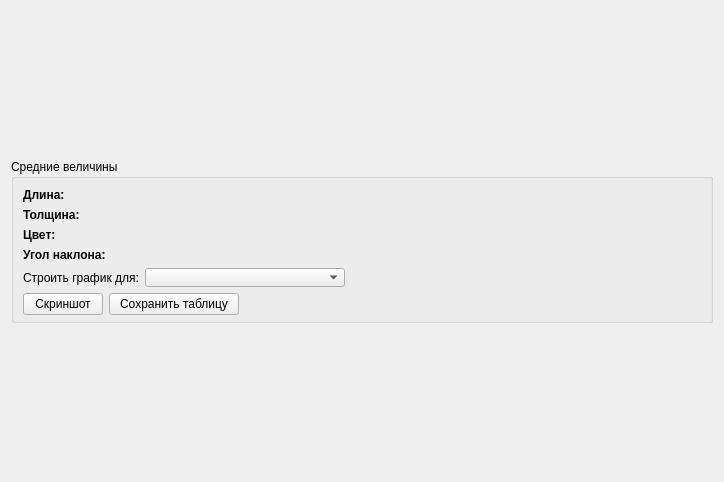
<?xml version="1.0" encoding="UTF-8"?>
<ui version="4.0">
 <class>Diagram</class>
 <widget class="QWidget" name="Diagram">
  <property name="geometry">
   <rect>
    <x>0</x>
    <y>0</y>
    <width>724</width>
    <height>482</height>
   </rect>
  </property>
  <property name="windowTitle">
   <string>Form</string>
  </property>
  <layout class="QGridLayout" name="gridLayout_2">
   <item row="0" column="0">
    <layout class="QGridLayout" name="gridLayout">
     <item row="0" column="0">
      <widget class="QGroupBox" name="groupBox">
       <property name="minimumSize">
        <size>
         <width>0</width>
         <height>164</height>
        </size>
       </property>
       <property name="maximumSize">
        <size>
         <width>16777215</width>
         <height>164</height>
        </size>
       </property>
       <property name="title">
        <string>Средние величины</string>
       </property>
       <layout class="QVBoxLayout" name="verticalLayout">
        <item>
         <widget class="QLabel" name="label">
          <property name="font">
           <font>
            <pointsize>9</pointsize>
            <weight>75</weight>
            <bold>true</bold>
           </font>
          </property>
          <property name="text">
           <string>Длина:</string>
          </property>
         </widget>
        </item>
        <item>
         <widget class="QLabel" name="label_2">
          <property name="font">
           <font>
            <pointsize>9</pointsize>
            <weight>75</weight>
            <bold>true</bold>
           </font>
          </property>
          <property name="text">
           <string>Толщина:</string>
          </property>
         </widget>
        </item>
        <item>
         <widget class="QLabel" name="label_3">
          <property name="font">
           <font>
            <pointsize>9</pointsize>
            <weight>75</weight>
            <bold>true</bold>
           </font>
          </property>
          <property name="text">
           <string>Цвет:</string>
          </property>
         </widget>
        </item>
        <item>
         <widget class="QLabel" name="label_4">
          <property name="font">
           <font>
            <pointsize>9</pointsize>
            <weight>75</weight>
            <bold>true</bold>
           </font>
          </property>
          <property name="text">
           <string>Угол наклона:</string>
          </property>
         </widget>
        </item>
        <item>
         <layout class="QHBoxLayout" name="horizontalLayout">
          <item>
           <widget class="QLabel" name="label_5">
            <property name="sizePolicy">
             <sizepolicy hsizetype="Preferred" vsizetype="Preferred">
              <horstretch>0</horstretch>
              <verstretch>0</verstretch>
             </sizepolicy>
            </property>
            <property name="font">
             <font>
              <pointsize>9</pointsize>
             </font>
            </property>
            <property name="text">
             <string>Строить график для:</string>
            </property>
           </widget>
          </item>
          <item>
           <widget class="QComboBox" name="comboBox">
            <property name="sizePolicy">
             <sizepolicy hsizetype="Fixed" vsizetype="Fixed">
              <horstretch>0</horstretch>
              <verstretch>0</verstretch>
             </sizepolicy>
            </property>
            <property name="minimumSize">
             <size>
              <width>200</width>
              <height>0</height>
             </size>
            </property>
           </widget>
          </item>
          <item>
           <spacer name="horizontalSpacer">
            <property name="orientation">
             <enum>Qt::Horizontal</enum>
            </property>
            <property name="sizeHint" stdset="0">
             <size>
              <width>40</width>
              <height>20</height>
             </size>
            </property>
           </spacer>
          </item>
         </layout>
        </item>
        <item>
         <layout class="QHBoxLayout" name="horizontalLayout_2">
          <item>
           <widget class="QPushButton" name="pushButton">
            <property name="minimumSize">
             <size>
              <width>0</width>
              <height>22</height>
             </size>
            </property>
            <property name="maximumSize">
             <size>
              <width>150</width>
              <height>16777215</height>
             </size>
            </property>
            <property name="text">
             <string>Скриншот</string>
            </property>
           </widget>
          </item>
          <item>
           <widget class="QPushButton" name="pushButton_2">
            <property name="minimumSize">
             <size>
              <width>130</width>
              <height>22</height>
             </size>
            </property>
            <property name="maximumSize">
             <size>
              <width>75</width>
              <height>16777215</height>
             </size>
            </property>
            <property name="text">
             <string>Сохранить таблицу</string>
            </property>
           </widget>
          </item>
          <item>
           <spacer name="horizontalSpacer_2">
            <property name="orientation">
             <enum>Qt::Horizontal</enum>
            </property>
            <property name="sizeHint" stdset="0">
             <size>
              <width>40</width>
              <height>20</height>
             </size>
            </property>
           </spacer>
          </item>
         </layout>
        </item>
       </layout>
      </widget>
     </item>
    </layout>
   </item>
  </layout>
 </widget>
 <resources/>
 <connections/>
</ui>
